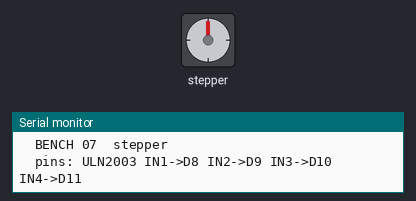
A sketch run on a simulated Arduino Uno, built with avr-gcc and run on an emulated ATmega328P. Shown: stepper motor, the last lines printed to the serial monitor. Stepper angles assume 2048 steps per turn.

Above: at 0.1 s.
At 3.1 s:
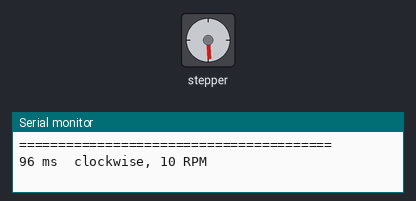
At 6.15 s:
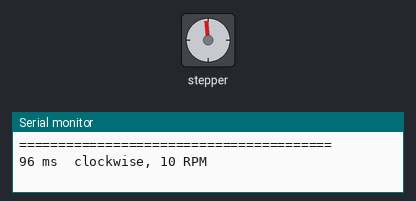
At 12.8 s:
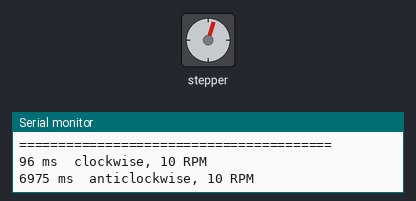
Timing chart, 0 to 17.9 s (numbered marks = the images above):
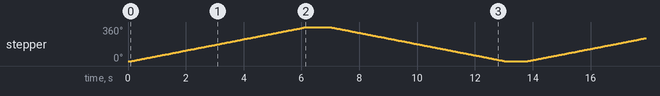

The sketch:

07_stepper.ino
```cpp
// BENCH TEST 07: STEPPER (28BYJ-48 + ULN2003)
//
// Turns one full revolution each way. If it hums but does not turn, the pin
// ORDER is wrong, not the wiring.
//
// PINS, from the ULN2003 board to the Uno:
//
//   IN1 -> D8      IN2 -> D9      IN3 -> D10     IN4 -> D11
//
//   POWER THE BOARD SEPARATELY. Each coil pulls about 240 mA and the driver
//   holds them energised even when still, which is too much through the Uno's
//   5V pin. Measured here: LEDs lit, motor never turned, then the Mac cut the
//   USB port and the board vanished from /dev. Use the YwRobot supply at 8A,
//   and join its ground to the Arduino's.
//   The power header is FOUR pins: minus on the outside edge, then plus,
//   then two inner pins bridged by a small MOTOR ON/OFF jumper. No jumper
//   means no LEDs and no movement, with the logic side still working.
//
// THE GOTCHA THAT COSTS PEOPLE AN HOUR:
//   the Stepper constructor does NOT take the pins in numeric order. It wants
//   IN1-IN3-IN2-IN4, so the numbers read 8, 10, 9, 11. Wire them 8..11 in
//   order on the board, then swap the middle two here.
//
//   Get it wrong and the motor buzzes and jitters instead of rotating.

#include "logger.h"

#include <Stepper.h>

// 28BYJ-48 is 32 steps per motor revolution through a 1/64 gearbox,
// so 2048 steps per output shaft revolution in full-step mode.
const int STEPS_PER_REV = 2048;

// IN1, IN3, IN2, IN4. See the note above.
Stepper motor(STEPS_PER_REV, 8, 10, 9, 11);

void setup() {
  logBegin("BENCH 07  stepper", "ULN2003 IN1->D8 IN2->D9 IN3->D10 IN4->D11");
  // The library sets the pins as outputs itself.
}

void loop() {
  logEvent("clockwise, 10 RPM");
  motor.setSpeed(10);          // this motor tops out around 15 RPM
  motor.step(STEPS_PER_REV);
  delay(800);

  logEvent("anticlockwise, 10 RPM");
  motor.step(-STEPS_PER_REV);
  delay(800);
}
```

logger.h
```cpp
// Shared logger. The same file sits in every sketch folder, so the Serial
// Monitor looks the same whichever sketch you uploaded.
//
// You do not need to install anything. The Arduino IDE compiles every file
// next to the .ino, so this is picked up automatically.
//
// Why it exists: at a bench, "tick" on its own does not tell you whether you
// uploaded the right sketch to the right board. logBegin() prints a banner
// that names the sketch and the pins, so one glance confirms it.

#pragma once
#include <Arduino.h>

// Opens the port and prints the banner. Call this first in setup().
//   name  what this sketch is, e.g. "02 piezo"
//   pins  the wiring in one line, e.g. "D8 -> piezo, other leg -> GND"
inline void logBegin(const char *name, const char *pins) {
  Serial.begin(9600);
  while (!Serial && millis() < 2000) { }   // USB boards; Uno passes straight through

  Serial.println();
  Serial.println(F("========================================"));
  Serial.print(F("  "));
  Serial.println(name);
  Serial.print(F("  pins: "));
  Serial.println(pins);
  Serial.println(F("========================================"));
}

// One event, timestamped. Use for anything that happens: "tick", "tap", "WARM".
// The timestamp is what makes a rhythm legible when you cannot hear it well.
inline void logEvent(const char *msg) {
  Serial.print(millis());
  Serial.print(F(" ms  "));
  Serial.println(msg);
}

// An event with a number attached, e.g. logValue("strength", 130).
inline void logValue(const char *label, long value) {
  Serial.print(millis());
  Serial.print(F(" ms  "));
  Serial.print(label);
  Serial.print(F(" = "));
  Serial.println(value);
}

// A line the student is meant to act on, set apart from the event stream.
inline void logHint(const char *msg) {
  Serial.print(F(">>> "));
  Serial.println(msg);
}

// NOTE ON THE SERIAL PLOTTER
// Sketches that draw a graph (04 capacitive, analog_monitor) must print bare
// numbers separated by spaces, and nothing else, or the plotter cannot parse
// them. Those sketches use logBegin() for the banner and then print raw
// numbers directly. Do not wrap their data lines in logEvent().
```

Measured:
- by itself, stepper: turns 360° clockwise in 6.1 s, then 360° counter-clockwise in 6.0 s, repeating every 13.7 s
